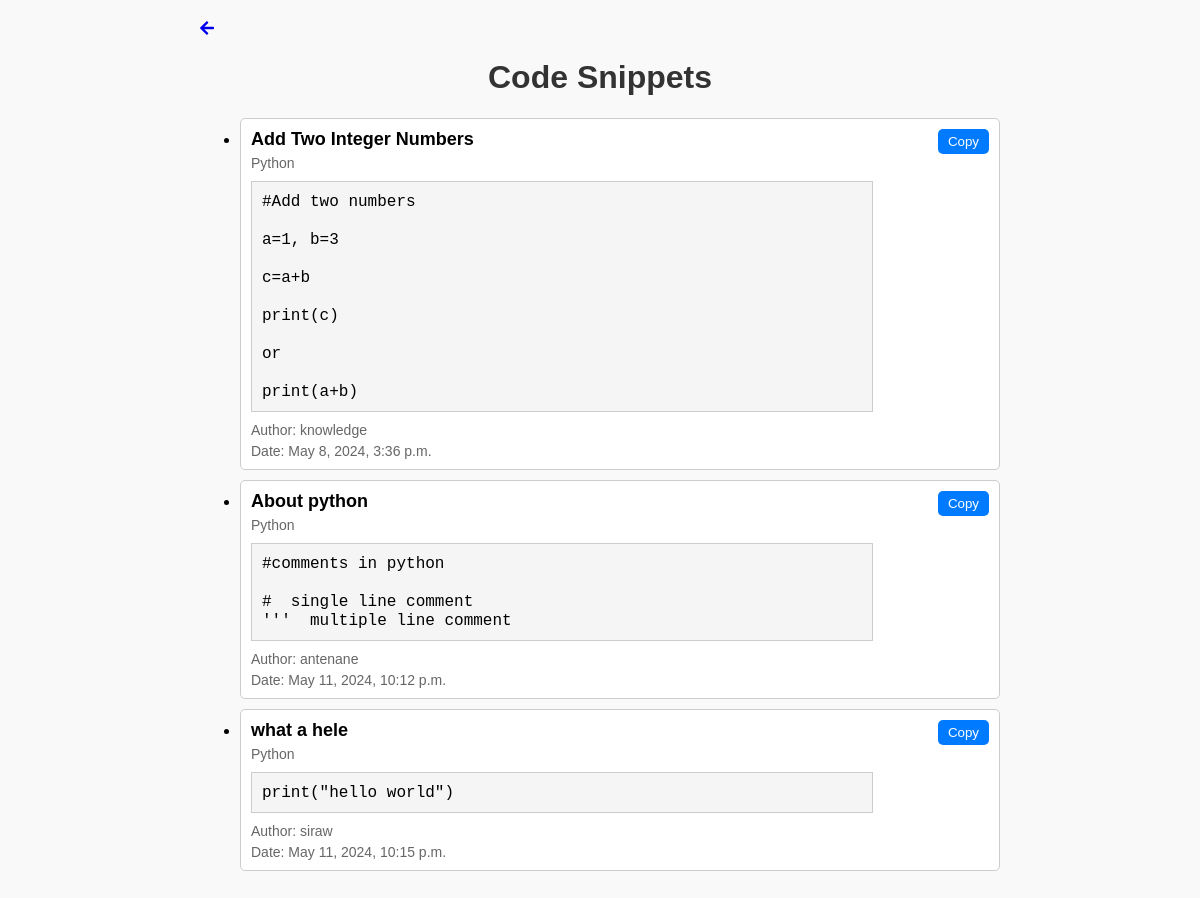
Page /snippet_list/ on the committed database.
### knowledge_portal/models.py (models this page shows, shortened)
class CodeSnippet(models.Model):
    title = models.CharField(max_length=100)
    code = models.TextField()
    language = models.CharField(max_length=50)
    author = models.ForeignKey(User, on_delete=models.CASCADE)
    created_at = models.DateTimeField(auto_now_add=True)

### knowledge_portal/views.py (the view)
# urls.py: path('snippet_list/', views.snippet_list, name='snippet_list'),
def snippet_list(request):
    snippets = CodeSnippet.objects.all()
    return render(request, 'knowledge_portal/snippet_list.html', {'snippets': snippets})

### knowledge_portal/templates/Knowledge_portal/snippet_list.html (shortened to what this page needs)
<!DOCTYPE html>
<html>
<head>
    <link rel="stylesheet" href="https://cdnjs.cloudflare.com/ajax/libs/font-awesome/5.15.3/css/all.min.css" />
</head>
<body>
    <div class="container">
        <a href='/'><i class="fas fa-arrow-left"></i> </a>
        <h1>Code Snippets</h1>
        <ul>
            {% for snippet in snippets %}
                <li class="snippet">
                    <button class="copy-button" onclick="copyToClipboard('{{ snippet.code }}')">Copy</button>
                    <div class="snippet-title">{{ snippet.title }}</div>
                    <div class="snippet-language">{{ snippet.language }}</div>
                    <div class="code-container">
                        <code class="code">{{ snippet.code }}</code>
                    </div>
                    <div class="snippet-author">Author: {{ snippet.author }}</div>
                    <div class="snippet-date">Date: {{ snippet.created_at }}</div>
                </li>
            {% endfor %}
        </ul>
    </div>
</body>
</html>

### knowledge_portal/templates/Knowledge_portal/snippet_list.html (style rules this page uses)
body { font-family: Arial, sans-serif; background-color: #f9f9f9; margin: 0; padding: 0; }
.container { max-width: 800px; margin: 0 auto; padding: 20px; }
h1 { color: #333; text-align: center; }
.snippet { background-color: #fff; border: 1px solid #ccc; border-radius: 5px; margin-bottom: 10px; padding: 10px; position: relative; }
.snippet-title { font-size: 18px; font-weight: bold; margin-bottom: 5px; }
.snippet-language { font-size: 14px; color: #666; margin-bottom: 10px; }
.code-container { border: 1px solid #ccc; background-color: #f5f5f5; padding: 10px; overflow-x: auto; max-width: 600px; white-space: nowrap; }
.code { white-space: pre-wrap; font-family: 'Courier New', Courier, monospace; }
.snippet-author { font-size: 14px; color: #666; margin-top: 10px; }
.snippet-date { font-size: 14px; color: #666; margin-top: 5px; }
.copy-button { position: absolute; top: 10px; right: 10px; padding: 5px 10px; background-color: #007bff; color: #fff; border: none; border-radius: 5px; cursor: pointer; }

### rows in the picture
CodeSnippet: title "Add Two Integer Numbers", language "Python", code "#Add two numbers a=1, b=3 c=a+b print(c) or print(a+b)", author "knowledge", created_at "May 8, 2024, 3:36 p.m."
CodeSnippet: title "About python", language "Python", code "#comments in python # single line comment ''' multiple line comment", author "antenane", created_at "May 11, 2024, 10:12 p.m."
CodeSnippet: title "what a hele", language "Python", code "print(\"hello world\")", author "siraw", created_at "May 11, 2024, 10:15 p.m."
